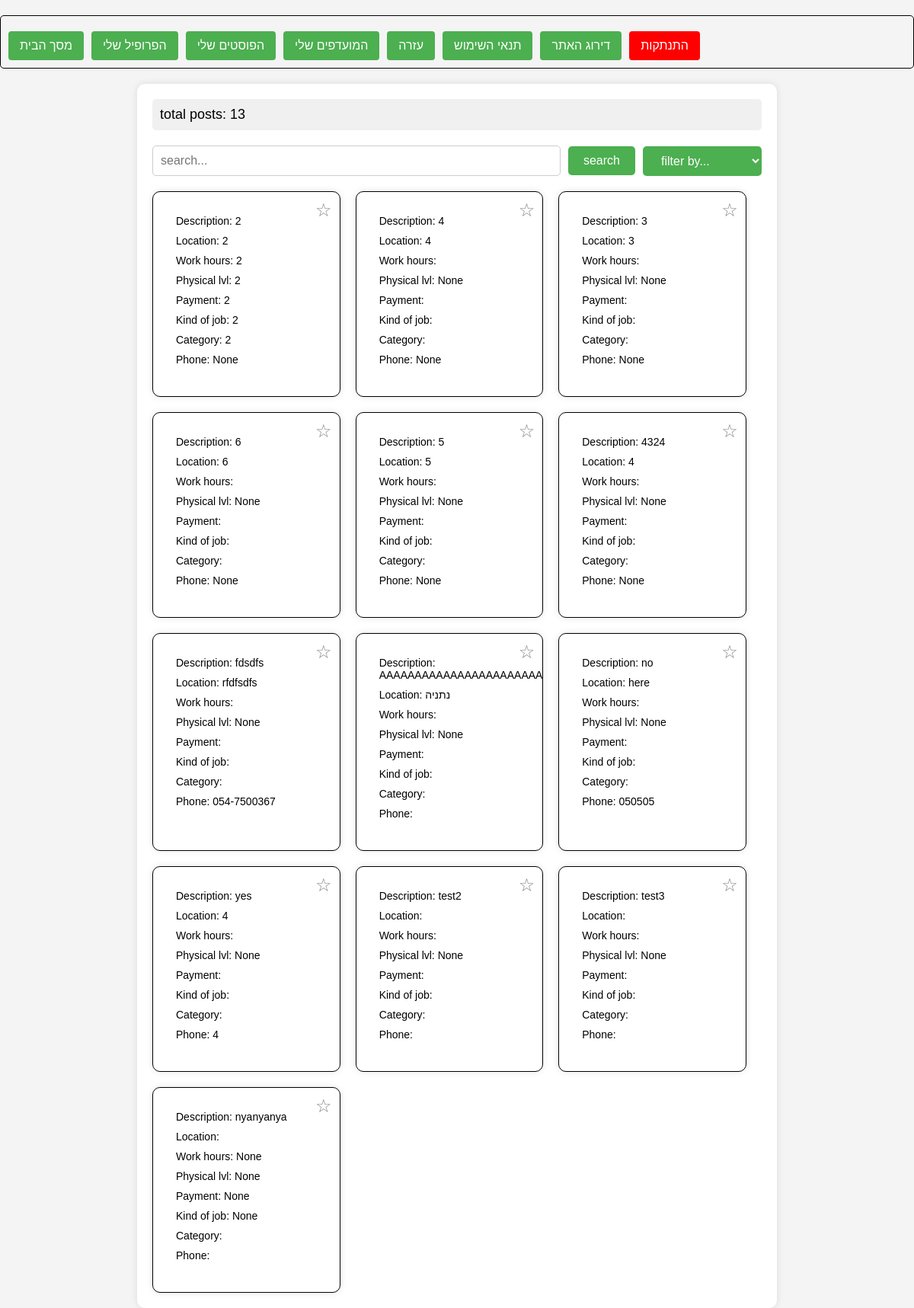
The page /homepage/ on the database as committed earlier.
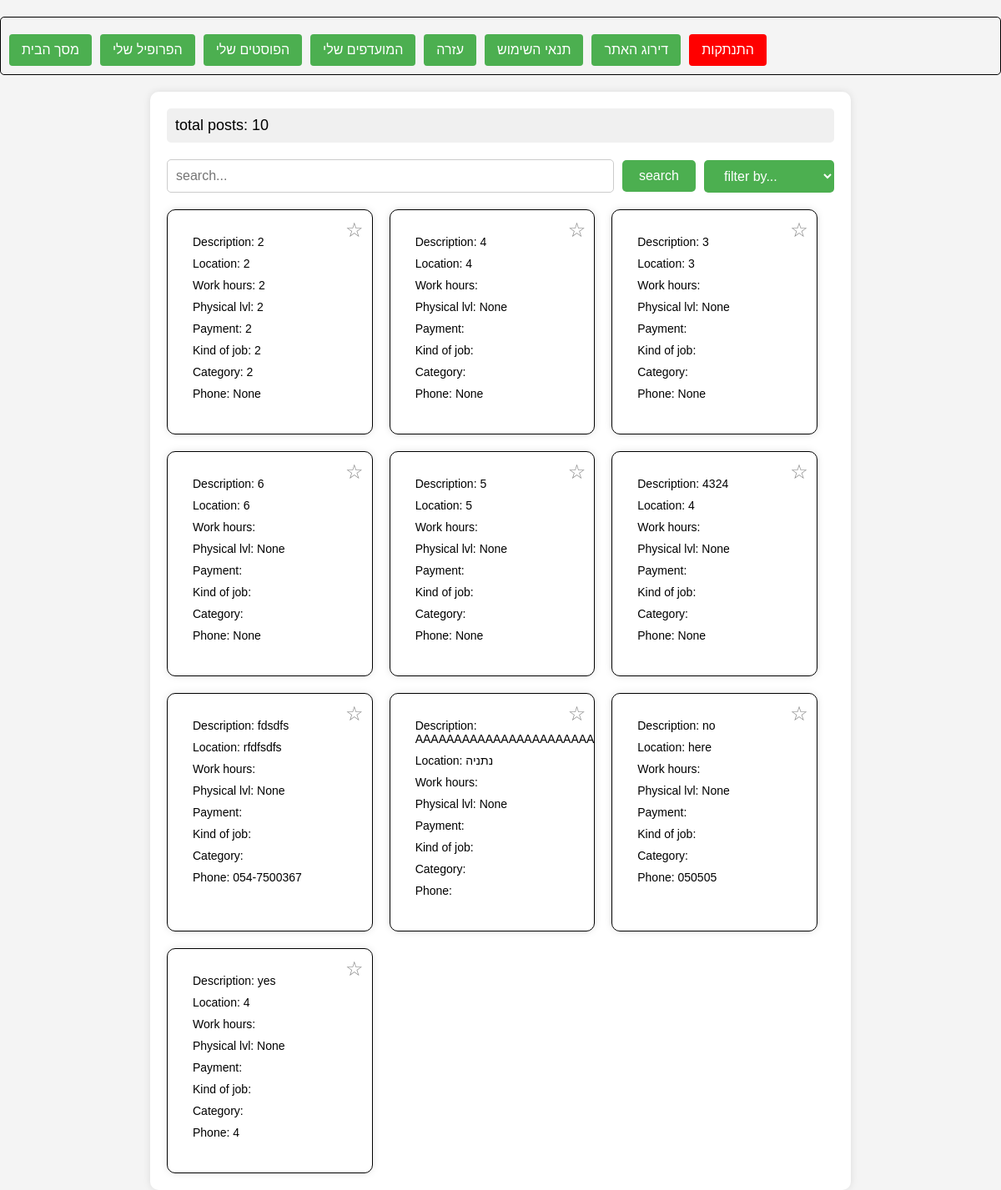
The same page on the database as committed later.
### posts/models.py (models this page shows)
class Post(models.Model):
    description = models.TextField(null=True, blank=True)
    location = models.TextField(null=True, blank=True)
    payment = models.TextField(null=True, blank=True)
    work_hours = models.TextField(null=True, blank=True)
    phys_lvl = models.IntegerField(null=True, blank=True)
    kind_of_job = models.TextField(null=True, blank=True)
    category = models.TextField(null=True, blank=True)
    phone = models.TextField(null=True, blank=True)

### project/views.py (the view)
# urls.py: path('homepage/', views.homepage, name='homepage'),
def homepage(request):
    posts = Post.objects.all()
    global_user_id = request.session.get('global_user_id')
    if global_user_id:
        user = User.objects.get(id=global_user_id)
        favorites = [int(fav) for fav in user.favorites]
    else:
        favorites = []  # Initialize favorites as an empty list if user is not logged in
    context = {'posts': posts, 'favorites': favorites}
    return render(request, 'homepage.html', context)

### templates/homepage.html (shortened to what this page needs)
<!DOCTYPE html>
<html lang="en">
<head>
</head>
<body>
{% extends 'toolbar.html' %}
{% block content %}
<div class="content">
    <div class="total-posts">total posts:  {{ posts|length }}</div>
    <div class="search-filter">
        <input type="text" class="search-input" placeholder="search...">
        <button class="search-button">search</button>
        <select class="filter-select">
            <option value="">filter by...</option>
        </select>
    </div>
    <div class="posts">
        {% if posts %}
        {% for post in posts %}
        <div class="post" data-description="{{ post.description }}" data-location="{{ post.location }}" data-work-hours="{{ post.work_hours }}" data-phys-lvl="{{ post.phys_lvl }}" data-kind-of-job="{{ post.kind_of_job }}" data-category="{{ post.category }}" data-phone="{{ post.phone }}" data-payment="{{ post.payment }}">
            <div class="post-content">
                <div class="post-info">Description: {{ post.description }}</div>
                <div class="post-info">Location: {{ post.location }}</div>
                <div class="post-info">Work hours: {{ post.work_hours }}</div>
                <div class="post-info">Physical lvl: {{ post.phys_lvl }}</div>
                <div class="post-info">Payment: {{ post.payment }}</div>
                <div class="post-info">Kind of job: {{ post.kind_of_job }}</div>
                <div class="post-info">Category: {{ post.category }}</div>
                <div class="post-info">Phone: {{ post.phone }}</div>
                <div class="favorites-button {% if post.id|add:0 in favorites %}active {% endif %}" data-post-id="{{ post.id }}">☆</div>
            </div>
        </div>
        {% endfor %}
        {% else %}
        <p class="no-posts-message" style="display: none;">No posts fit your request.</p>
        {% endif %}
    </div>
</div>
</body>
</html>
{% endblock %}

Rows that differ between the two databases and show on the page:
removed Post: description "test2", phys_lvl "None"
removed Post: description "test3", phys_lvl "None"
removed Post: description "nyanyanya", work_hours "None", phys_lvl "None", payment "None", kind_of_job "None"
Other text that changed with them:
{{ posts|length }}: "13" → "10"
